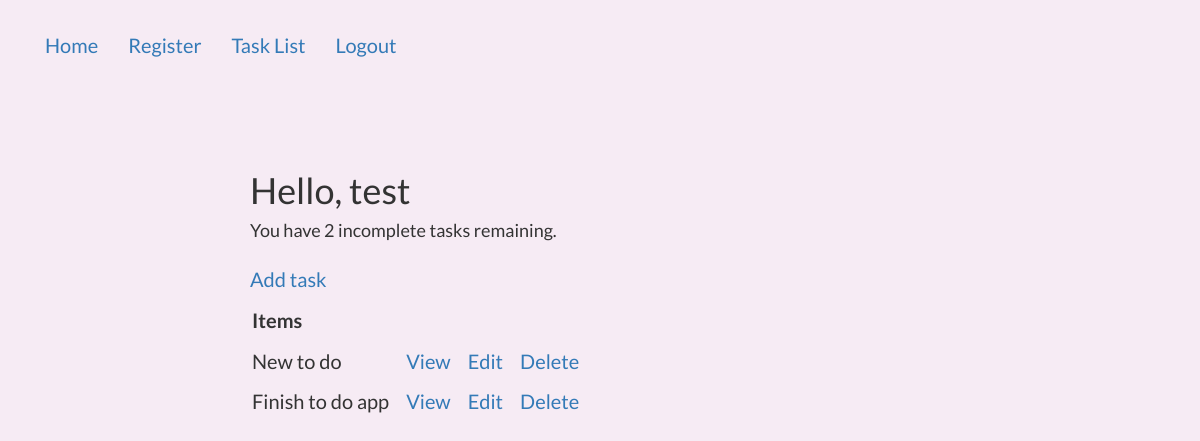
The app's page /basic_app/ (signed in), older data.
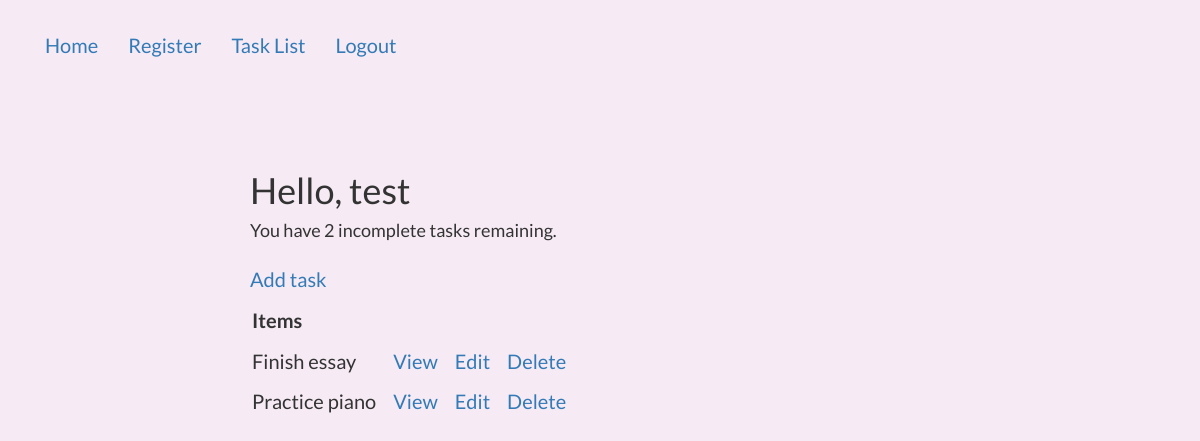
The same page, newer data.
### basic_app/models.py (models this page shows, shortened)
class Task(models.Model):
    user = models.ForeignKey(User, on_delete=models.CASCADE)
    title = models.CharField(max_length=200)
    description = models.TextField(blank=True)
    complete = models.BooleanField(default=False)
    date_created = models.DateTimeField(auto_now_add=True)
    due_date = models.DateTimeField(null=True, blank=True)
    class Meta:
        ordering = ['due_date']

### basic_app/views.py (the view)
# urls.py: path('',views.TaskList.as_view(),name='task_list'),
class TaskList(ListView):
    model = models.Task
    def get_context_data(self,**kwargs):
        context = super().get_context_data(**kwargs)
        context['task_list'] = context['task_list'].filter(user=self.request.user)
        context['count'] = context['task_list'].filter(complete=False).count()
        return context

### templates/basic_app/task_list.html (shortened to what this page needs)
{% extends "basic_app/base.html" %}
{% block content %}
<div class="header-bar">
    <div>
        <h1>Hello, {{request.user}}</h1>
        <h4>You have {{count}} incomplete task{{ count|pluralize:"s" }} remaining.</h4>
    </div>
</div>
<div class="task_list">
    <a href="{% url 'basic_app:task_create' %}">Add task</a>
<table>
    <tr>
        <th>Items</th>
        <th></th>
        <th></th>
    </tr>
    {% for task in task_list %}
    <tr>
        {% if task.complete == True %}
            <td><s>{{ task.title }}</s></td>
        {% else %}
            <td>{{ task.title }}</td>
        {% endif %}
        <td><a href="{% url 'basic_app:task_detail' task.id %}">View</a></td>
        <td><a href="{% url 'basic_app:task_update' task.id %}">Edit</a ></td>
        <td><a href="{% url 'basic_app:task_delete' task.id %}">Delete</a></td>
    </tr>
    {% empty %}
    <h3>No items in list.</h3>
    {% endfor %}
</table>
</div>
{% endblock content%}

Row changes from the older to the newer data that the page shows:
changed Task: title "New to do" → "Finish essay"
changed Task: title "Finish to do app" → "Practice piano"
